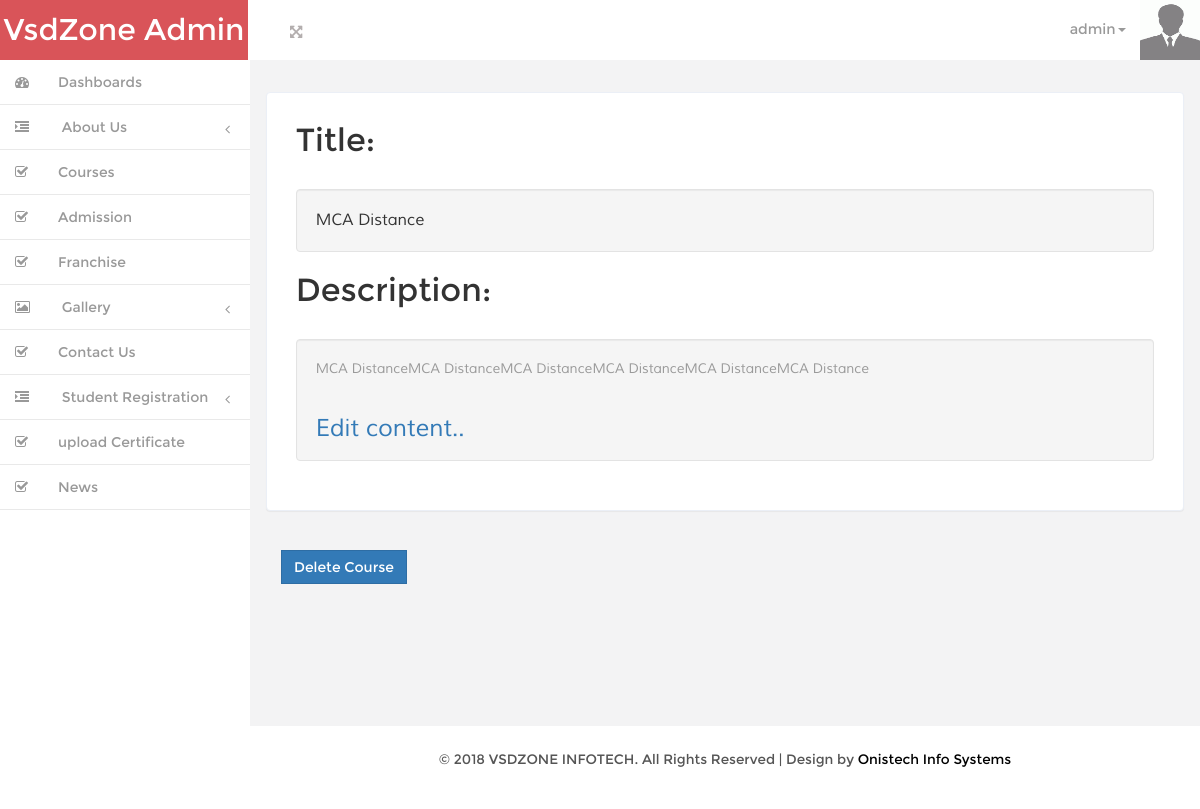
The page /theme/wpanel/view_course.php?id=2&view_id=10 (signed in) on the database its author committed.
### tables this page shows
CREATE TABLE `view` (
  `view_id` int(11) NOT NULL,
  `menu_id` int(11) NOT NULL,
  `view_name` varchar(100) NOT NULL,
  `view_image` text NOT NULL,
  `view_description` text NOT NULL,
  `time` datetime NOT NULL
);

### theme/wpanel/view_course.php (the view, shortened to what this page needs)
<?php
if(isset($_SESSION["email"])!=''){
include 'layout.php';
$view_id=$_GET["view_id"];
       $q="SELECT * FROM `view` WHERE `menu_id`='2' AND `view_id`='".$view_id."'";
	   $query=mysql_query($q);
	   $row=mysql_fetch_assoc($query);
	   $id=$row['view_id'];
	   $title=$row['view_name'];
	   $view_description=$row['view_description'];
?>
<div class="grid_3 grid_5">
     <h3 class="head-top">Title:</h3>
     <div class="well">
        <?php echo "$title"; ?>
        </div>
     <h3 class="head-top">Description:</h3>
     <div class="well">
        <?php echo "$view_description"; ?>
        </br><h3><a href="edit_about.php?id=<?php echo $id;?>"  >Edit content..</a></h3>
        </div>
     </div>
<div class="col-md-12 form-group">
              </br><button type="button" name="delete" class="btn btn-primary" onclick="location.href='delete_course.php?Course_Id=<?php echo $id?>'">Delete Course</button>
            </div>
<?php
}else {
	header('location:signin.php');
}
?>

### theme/wpanel/css/style.css (style rules this page uses)
h4, h5, h6, h1, h2, h3 { margin: 0; }
p { margin: 0; }
html, body { font-family:'Montserrat-Regular'; font-size: 100%; background:#F3F3F4; overflow-x: hidden; }
body a { transition:0.5s all; -webkit-transition:0.5s all; -moz-transition:0.5s all; -o-transition:0.5s all; -ms-transition:0.5s all; }
.btn { border-radius: 0px; outline: none; }
.grid_3 { background-color: #fff; padding: 1.8em; margin-bottom: 1em; border: 1px solid #ebeff6; border-radius: 4px; -webkit-border-radius: 4px; -o-border-radius: 4px; -moz-border-radius: 4px; -ms-border-radius: 4px; -webkit-box-shadow: 0 1px 1px rgba(0,0,0,.05); box-shadow: 0 1px 1px rgba(0,0,0,.05); }
h3.head-top { font-size:2em; margin-bottom:1em; }
.grid_3 p { color: #999; font-size: 0.85em; margin-bottom: 1em; font-family: 'Muli-Regular'; }
.well { font-family: 'Muli-Regular'; }

### rows shown on the page
view: view_name "MCA Distance", view_description "MCA DistanceMCA DistanceMCA DistanceMCA DistanceMCA DistanceMCA Distance"

### other values the page prints
$_SESSION["email"] "admin"
